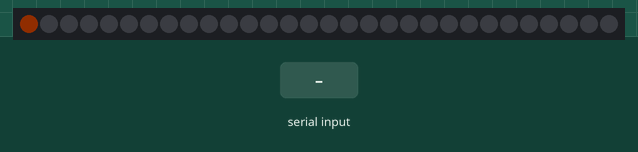
This program was run on a simulated ESP32-S3. On the bench: 30 RGB LEDs in strip order, left to right. Inputs (shaded band) come from the test bench. Dim RGB values are drawn brighter than linear; what the program prints to the serial monitor is not drawn.

Above: at 1.2 s.
1.3 s: "b90\n" received over Serial
At 2.1 s:
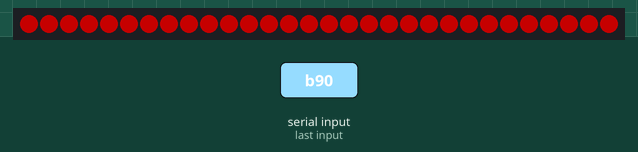
3.1 s: "b,45\n" received over Serial
Timing chart, 0 to 6.1 s (numbered marks = the images above; inputs shaded):
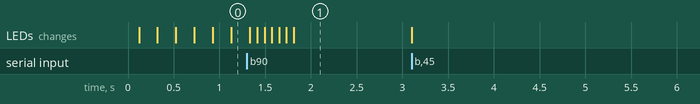

The program:

main.cpp
```cpp
// Bethel body controller — stage 1: brake light.
// Real mode:  polls the bike over UART1 (through the level shifting).
// Desk mode:  automatic fallback — if the bike never answers, drive the
//             state from the USB serial console instead:
//               b = toggle brake     0-9 = speed (as tenths of max)
//               p = toggle pedaling  +/- = battery up/down
// Desk mode is how the brake light works on a desk with no bicycle involved.

#include <Arduino.h>
#include "pins.h"
#include "bafang.h"
#include "brake_light.h"
#include <string.h>   // strcmp (Arduino.h happens to pull it in; do not rely on that)

// Build identity. `bench build` generates out/bench/bench_version.h and passes
// -Iout/bench; a bare `pio run` has no such file and reports "unknown" on purpose.
#if __has_include("bench_version.h")
#  include "bench_version.h"
#endif
#ifndef BENCH_GIT_SHA
#  define BENCH_GIT_SHA "unknown"
#endif
#ifndef BENCH_DIRTY
#  define BENCH_DIRTY -1
#endif
#ifndef BENCH_BUILT_AT
#  define BENCH_BUILT_AT "unknown"
#endif
#ifndef BENCH_PROJECT
#  define BENCH_PROJECT "bethel-body"
#endif
#ifndef BENCH_ENV
#  define BENCH_ENV "esp32-s3-devkitc-1"
#endif
#define BENCH_STR_(x) #x
#define BENCH_STR(x) BENCH_STR_(x)
// One literal in flash, so the .bin itself carries the answer:
static const char BENCH_VER_LINE[] =
    "ver sha=" BENCH_GIT_SHA " dirty=" BENCH_STR(BENCH_DIRTY)
    " built=" BENCH_BUILT_AT " proj=" BENCH_PROJECT " env=" BENCH_ENV;

BafangClient bafang;
BrakeLight  light;
BikeState   state;

bool simMode = false;
uint32_t bootMs = 0;

static void handleSimKeys() {
    while (Serial.available()) {
        char c = Serial.read();
        if (!simMode && (c == 'b' || c == 'p' || (c >= '0' && c <= '9'))) {
            simMode = true;               // first sim key switches us over
            state.link = true;
            Serial.println("[sim] desk mode active — I believe in a bicycle I cannot see");
        }
        // Line reader for the host-side "?ver" query. It sits above the
        // `!simMode` bail-out so it answers in bike mode too. None of '?','v',
        // 'e','r' is a sim trigger, so asking the version can't flip desk mode
        // on; and a sim key typed with no newline just idles in this buffer.
        static char verBuf[16];
        static uint8_t verLen = 0;
        static bool verTooLong = false;      // line overran the buffer: ignore it
        if (c == '\r' || c == '\n') {
            if (!verTooLong) {
                verBuf[verLen] = '\0';
                if (strcmp(verBuf, "?ver") == 0) Serial.println(BENCH_VER_LINE);
            }
            verLen = 0;
            verTooLong = false;
        } else if (verLen < sizeof(verBuf) - 1) {
            verBuf[verLen++] = c;
        } else {
            verTooLong = true;               // too long to be "?ver"; drop to end of line
        }

        if (!simMode) continue;
        switch (c) {
            case 'b': state.brake = !state.brake;
                      Serial.printf("[sim] brake %s\n", state.brake ? "ON" : "off");
                      break;
            case 'p': state.pedaling = !state.pedaling;
                      Serial.printf("[sim] pedaling %s\n", state.pedaling ? "ON" : "off");
                      break;
            case '+': state.batteryPct = min(100, state.batteryPct + 10); break;
            case '-': state.batteryPct = (state.batteryPct >= 10) ? state.batteryPct - 10 : 0; break;
            default:
                if (c >= '0' && c <= '9') state.wheelRpm = (c - '0') * 40;
        }
    }
}

void setup() {
    Serial.begin(115200);
    bootMs = millis();
    light.begin();
    bafang.begin(Serial1, BAFANG_RX, BAFANG_TX);
    Serial.println("Bethel body controller up. Keys: b=brake p=pedal 0-9=speed +/-=battery");
    Serial.println(BENCH_VER_LINE);
}

void loop() {
    handleSimKeys();

    if (!simMode) {
        bafang.poll(state);
    }

    light.update(state);

    // once per second, say what we believe
    static uint32_t lastLog = 0;
    if (millis() - lastLog > 1000) {
        lastLog = millis();
        Serial.printf("[%s] link=%d brake=%d rpm=%u amps=%.1f batt=%u%%\n",
                      simMode ? "sim" : "bike", state.link, state.brake,
                      state.wheelRpm, state.amps, state.batteryPct);
    }
}
```

bafang.cpp
```cpp
#include "bafang.h"

namespace {
constexpr uint32_t POLL_INTERVAL_MS = 120;   // 1200 baud needs breathing room
constexpr uint32_t RESP_TIMEOUT_MS  = 200;
constexpr uint8_t  OFFLINE_AFTER_MISSES = 12;
}

void BafangClient::begin(HardwareSerial &port, int rxPin, int txPin) {
    ser = &port;
    ser->begin(1200, SERIAL_8N1, rxPin, txPin);
}

// Send a read request, collect exactly respLen bytes (or time out).
// Returns bytes received.
int BafangClient::request(const uint8_t *req, size_t reqLen, uint8_t *resp, size_t respLen) {
    while (ser->available()) ser->read();   // drain stale bytes
    ser->write(req, reqLen);
    ser->flush();

    size_t got = 0;
    uint32_t start = millis();
    while (got < respLen && millis() - start < RESP_TIMEOUT_MS) {
        if (ser->available()) {
            resp[got++] = ser->read();
        }
    }
    return got;
}

bool BafangClient::readStatus(BikeState &s) {
    const uint8_t req[] = {0x11, 0x08};
    uint8_t r[1];
    if (request(req, sizeof(req), r, 1) != 1) return false;
    s.brake    = (r[0] == 0x03);
    s.pedaling = (r[0] == 0x01);
    return true;
}

bool BafangClient::readCurrent(BikeState &s) {
    const uint8_t req[] = {0x11, 0x0A};
    uint8_t r[2];
    if (request(req, sizeof(req), r, 2) != 2) return false;
    if (r[0] != r[1]) return false;         // checksum: value doubled
    s.amps = r[0] / 2.0f;
    return true;
}

bool BafangClient::readSpeed(BikeState &s) {
    const uint8_t req[] = {0x11, 0x20};
    uint8_t r[3];
    if (request(req, sizeof(req), r, 3) != 3) return false;
    if (((r[0] + r[1] + 0x20) & 0xFF) != r[2]) return false;  // the "weird checksum"
    s.wheelRpm = (uint16_t(r[0]) << 8) | r[1];
    return true;
}

bool BafangClient::readBattery(BikeState &s) {
    const uint8_t req[] = {0x11, 0x11};
    uint8_t r[2];
    if (request(req, sizeof(req), r, 2) != 2) return false;
    if (r[0] != r[1]) return false;
    s.batteryPct = r[0];
    return true;
}

bool BafangClient::poll(BikeState &state) {
    if (!ser) return false;
    uint32_t now = millis();
    if (now - lastPollMs < POLL_INTERVAL_MS) return false;
    lastPollMs = now;

    bool ok = false;
    switch (round++ & 0x03) {
        case 0: ok = readStatus(state);  break;   // brake is the money read —
        case 1: ok = readStatus(state);  break;   // poll it twice as often
        case 2: ok = readSpeed(state);   break;
        case 3: ok = (round & 0x08) ? readBattery(state) : readCurrent(state); break;
    }

    if (ok) {
        state.lastReplyMs = now;
        state.link = true;
        missCount = 0;
    } else if (++missCount >= OFFLINE_AFTER_MISSES) {
        state.link = false;
    }
    return ok;
}
```

bafang.h
```cpp
#pragma once
#include <Arduino.h>

// Bafang BBSHD display-protocol client (the ESP32 plays the display).
// Same conversation bafang_sniff.py has been having, ported to C++.
// Protocol: 1200 baud 8N1; laptop-verified opcodes in reference/protocol-notes.md.

struct BikeState {
    bool     link      = false;  // controller answering?
    bool     brake     = false;  // status 0x03
    bool     pedaling  = false;  // status 0x01
    uint16_t wheelRpm  = 0;
    float    amps      = 0.0f;
    uint8_t  batteryPct = 0;
    uint32_t lastReplyMs = 0;
};

class BafangClient {
public:
    void begin(HardwareSerial &port, int rxPin, int txPin);

    // Call often; internally rate-limits to one request per interval.
    // Returns true when any field was refreshed.
    bool poll(BikeState &state);

private:
    HardwareSerial *ser = nullptr;
    uint32_t lastPollMs = 0;
    uint8_t  round = 0;       // rotates through status/current/speed/battery
    uint8_t  missCount = 0;

    int  request(const uint8_t *req, size_t reqLen, uint8_t *resp, size_t respLen);
    bool readStatus(BikeState &s);
    bool readCurrent(BikeState &s);
    bool readSpeed(BikeState &s);
    bool readBattery(BikeState &s);
};
```

brake_light.cpp
```cpp
#include "brake_light.h"
#include "pins.h"
#include <FastLED.h>

namespace {
CRGB leds[NUM_LEDS];
constexpr uint8_t TAIL_BRIGHTNESS = 40;    // dim red cruise
constexpr uint32_t FLASH_PERIOD_MS = 80;   // attention-grabbing onset flashes
constexpr uint32_t FLASH_COUNT = 3;
}

void BrakeLight::begin() {
    FastLED.addLeds<WS2812B, LED_DATA, GRB>(leds, NUM_LEDS);
    FastLED.setBrightness(MAX_BRIGHTNESS);
    FastLED.clear(true);
}

void BrakeLight::update(const BikeState &s) {
    uint32_t now = millis();

    if (!s.link) {
        // heartbeat: one amber pixel breathing so you know the brain is alive
        FastLED.clear();
        uint8_t pulse = beatsin8(30, 10, 120);
        leds[0] = CRGB(pulse, pulse / 3, 0);
        FastLED.show();
        return;
    }

    if (s.brake && !wasBraking) brakeStartMs = now;   // rising edge
    wasBraking = s.brake;

    if (s.brake) {
        uint32_t elapsed = now - brakeStartMs;
        bool inFlashWindow = elapsed < FLASH_COUNT * 2 * FLASH_PERIOD_MS;
        bool flashOff = inFlashWindow && ((elapsed / FLASH_PERIOD_MS) & 1);
        CRGB color = flashOff ? CRGB::Black : CRGB::Red;
        fill_solid(leds, NUM_LEDS, color);
    } else {
        fill_solid(leds, NUM_LEDS, CRGB(TAIL_BRIGHTNESS, 0, 0));
    }
    FastLED.show();
}
```

brake_light.h
```cpp
#pragma once
#include "bafang.h"

// Rear strip behavior:
//   no link/sim yet -> single dim amber "heartbeat" pixel (alive, no data)
//   riding          -> dim red tail light
//   brake ON        -> 3 fast full-red flashes, then solid full red
//   brake released  -> back to tail
class BrakeLight {
public:
    void begin();
    void update(const BikeState &state);

private:
    bool     wasBraking = false;
    uint32_t brakeStartMs = 0;
};
```

pins.h
```cpp
#pragma once

// ESP32-S3 DevKitC pin assignments.
// UART1 talks to Bethel's display line THROUGH the level shifting:
//   - bike TX (5V) -> voltage divider (e.g. 2k2 over 3k3) -> BAFANG_RX
//   - BAFANG_TX (3.3V) -> straight to bike RX (controller input reads 3.3V fine;
//     if flaky on the bike, route through a spare 74AHCT125 channel)
// LED data goes THROUGH the 74AHCT125 (3.3V -> 5V) to the WS2812 strip.

constexpr int BAFANG_RX = 18;   // from bike TX, via divider
constexpr int BAFANG_TX = 17;   // to bike RX
constexpr int LED_DATA  = 4;    // to AHCT125 input; its output feeds the strip

constexpr int NUM_LEDS  = 30;

// Global brightness ceiling (0-255). Desk mode runs off USB power:
// 30 red LEDs at 96/255 is well inside a USB port's budget.
constexpr uint8_t MAX_BRIGHTNESS = 96;
```

Measured:
- after the input at 1.3 s, the LEDs: change at once (image 1)
